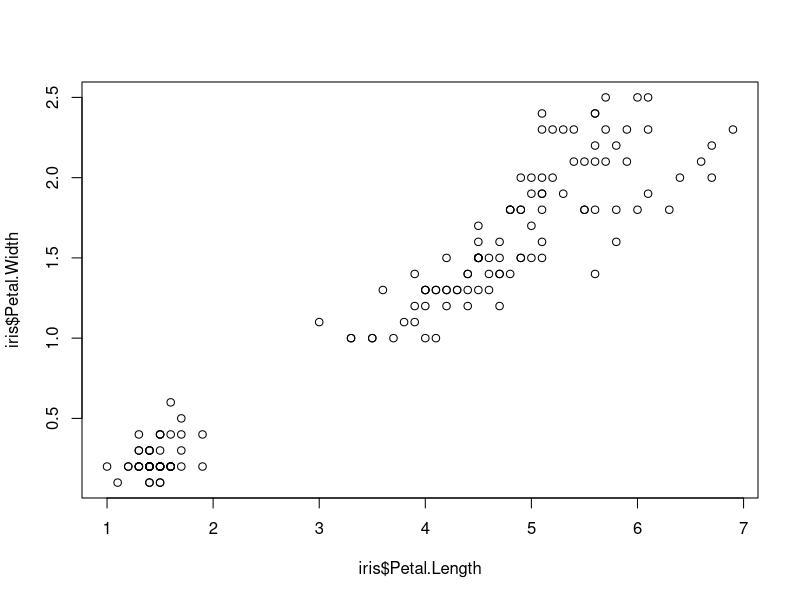
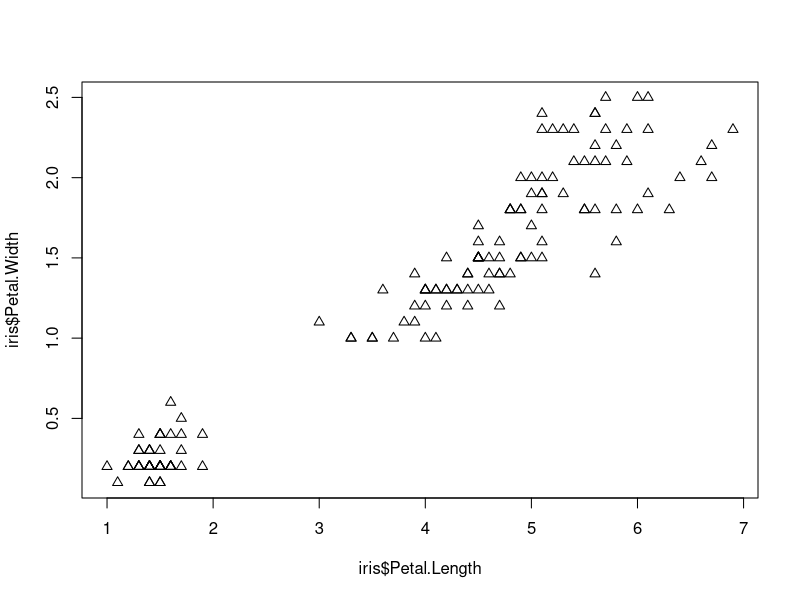
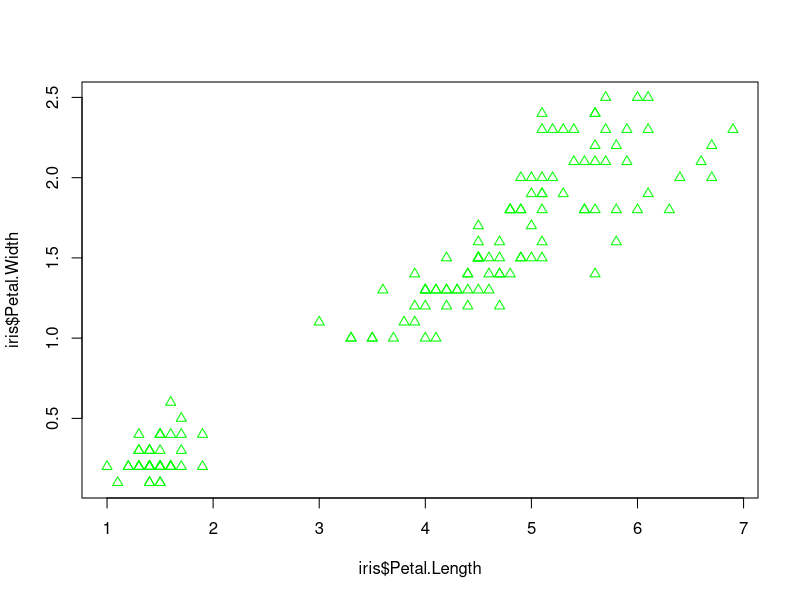
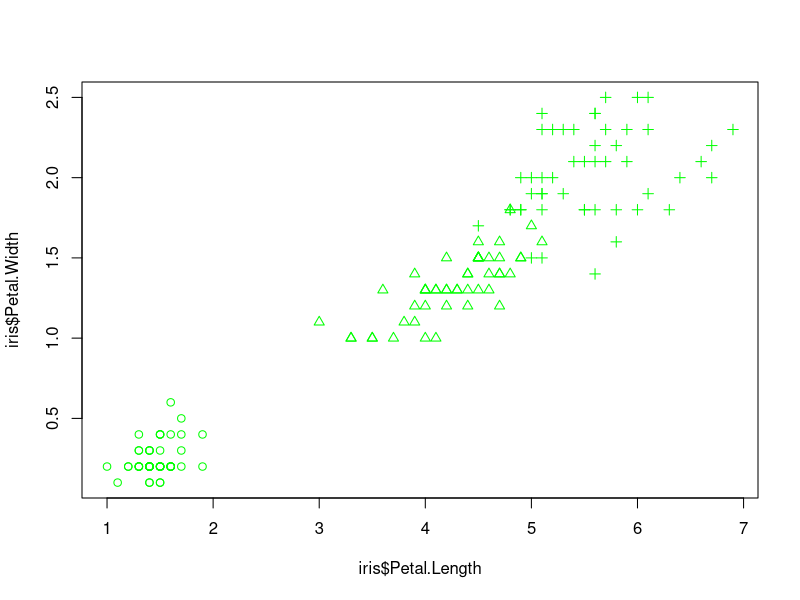
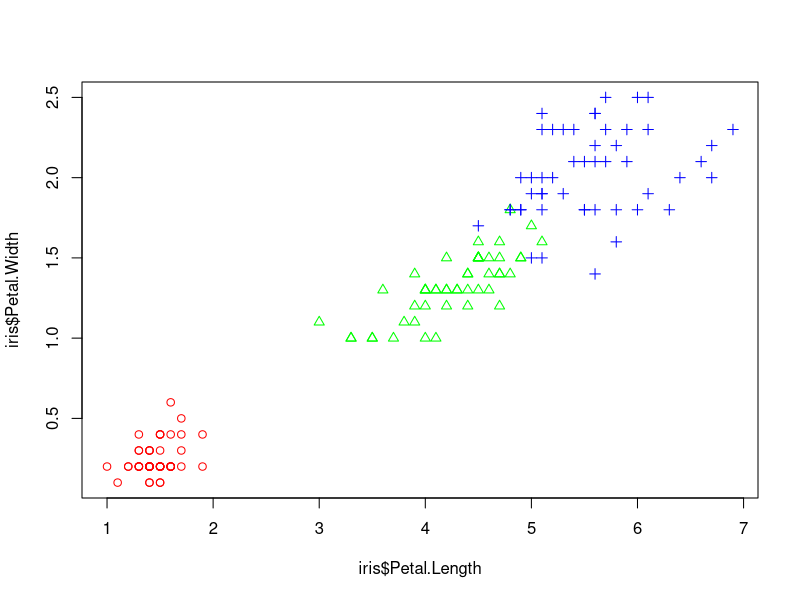
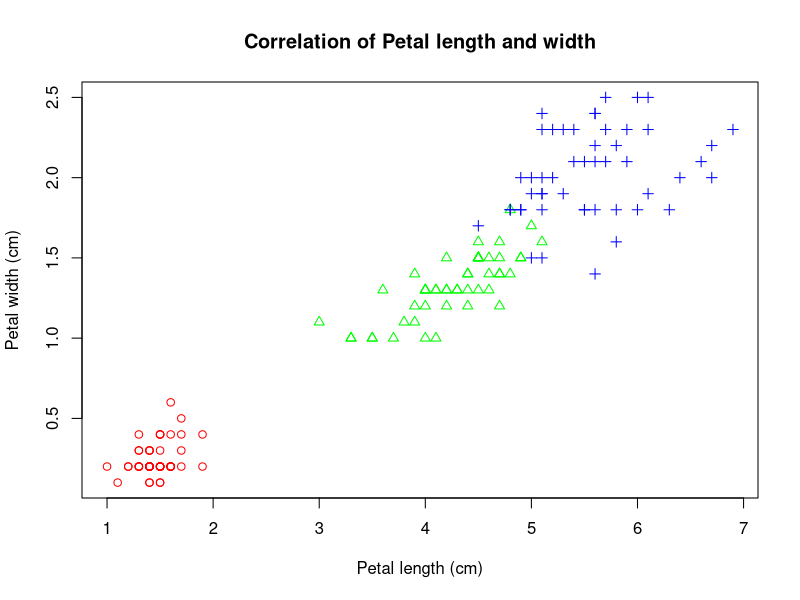
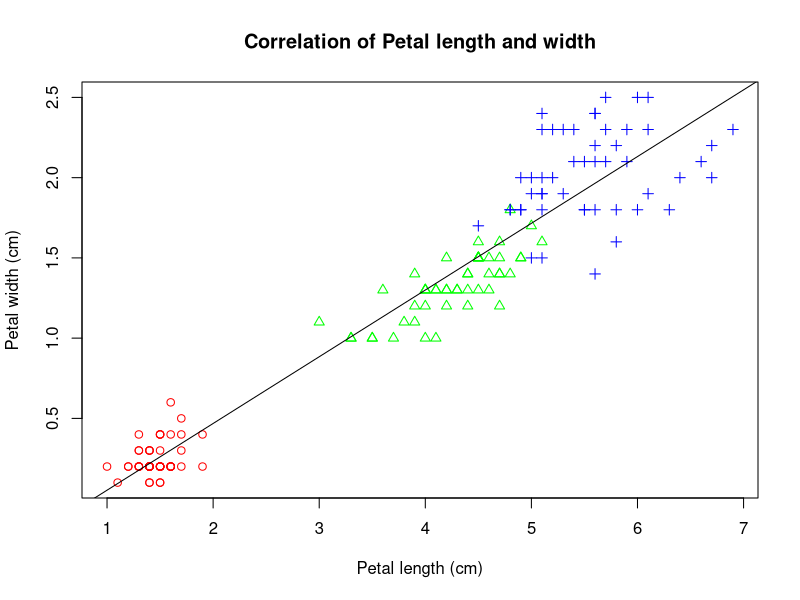
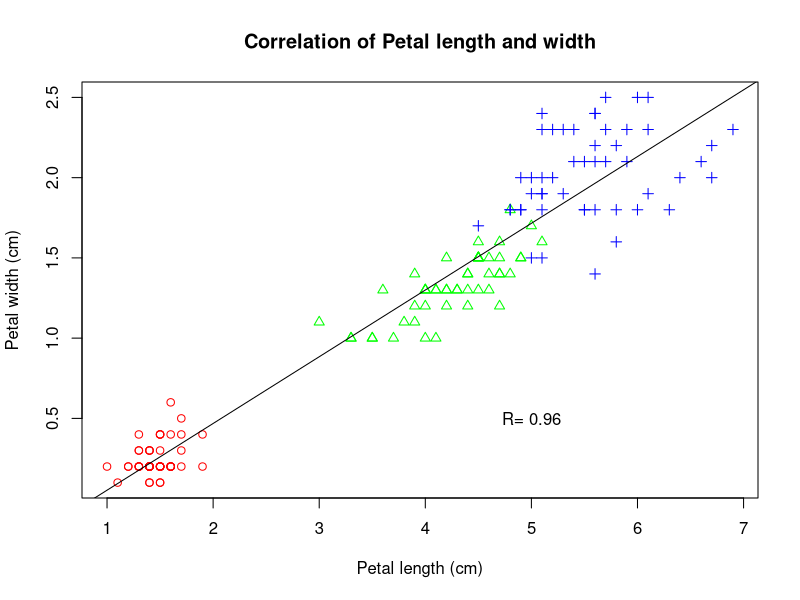

These figures' R source, in order: (Note: this script raises an error after producing the figures.)
## ---- chunk 1
plot(iris$Petal.Length, iris$Petal.Width)
## ---- chunk 2
plot(iris$Petal.Length, iris$Petal.Width, 
     pch = 2) # change to triangle
## ---- chunk 3
plot(iris$Petal.Length, iris$Petal.Width, 
     pch = 2,
     col = "green") # change to green
## ---- chunk 4
types <- as.numeric(iris$Species)
types
## ---- chunk 5
plot(iris$Petal.Length, iris$Petal.Width, 
     pch = types,
     col = "green") 
## ---- chunk 6
plot(iris$Petal.Length, iris$Petal.Width, 
     pch = types,
     col = rainbow(3)[types])
## ---- chunk 7
plot(iris$Petal.Length, iris$Petal.Width, 
     pch = types,
     col = rainbow(3)[types],
     xlab = "Petal length (cm)",
     ylab = "Petal width (cm)",
     main = "Correlation of Petal length and width")
## ---- chunk 8
plot(iris$Petal.Length, iris$Petal.Width, 
     pch = types,
     col = rainbow(3)[types],
     xlab = "Petal length (cm)",
     ylab = "Petal width (cm)",
     main = "Correlation of Petal length and width")
abline( lm(iris$Petal.Width ~ iris$Petal.Length) ) # the order is reversed as we need y ~ x.
## ---- chunk 9
plot(iris$Petal.Length, iris$Petal.Width, 
     pch = types,
     col = rainbow(3)[types],
     xlab = "Petal length (cm)",
     ylab = "Petal width (cm)",
     main = "Correlation of Petal length and width")
abline( lm(iris$Petal.Width ~ iris$Petal.Length) )
PCC = cor(iris$Petal.Length, iris$Petal.Width)  # Pearson's correlation coefficient
PCC
roundedPCC = round(PCC, 2) # round to the 2nd place after decimal point.
text(5, 0.5, paste("R=", roundedPCC) ) # add text to plot
## ---- chunk 10
plot(iris$Petal.Length, iris$Petal.Width, 
     pch = types,  # marker type
     col = rainbow(3)[types],  # color
     xlab = "Petal length (cm)",
     ylab = "Petal width (cm)",
     main = "Correlation of Petal length and width")
abline( lm(iris$Petal.Width ~ iris$Petal.Length) ) # regression line
text(5, 0.5, paste("R=", roundedPCC ))  # add text annotation
legend("topleft", 
       levels(iris$Species), 
       pch = 1:3, col = rainbow(3))
## ---- chunk 11
x <- as.matrix(iris[, 1:4])  # convert to matrix
colMeans(x)  # column means for matrix
colSums(x)
## ---- chunk 12
pairs(x) 
## ---- chunk 13
pairs(x, col = rainbow(3)[iris$Species])  # Figure 2.4
## ---- chunk 14
x <- iris[, 1:4]
stars(x)         # do I see any diamonds?
stars(x, key.loc = c(17,0))    # What does this tell you?
## ---- chunk 15
stars(x, key.loc = c(20,0.5), draw.segments = TRUE )    
## ---- chunk 16
knitr::include_graphics("images/img1204n_starsegment.png")
## ---- chunk 17
library(ggplot2)  # load the ggplot2 package
## ---- chunk 18
# define a canvas
ggplot(data = iris)

# map data to x and y coordinates 
ggplot(data = iris ) + 
  aes(x = Petal.Length, y = Petal.Width)  

# add data points
ggplot(data = iris) +
  aes(x = Petal.Length, y = Petal.Width) + 
  geom_point()

# change color & marker type
ggplot(data = iris) +
  aes(x = Petal.Length, y = Petal.Width) + 
  geom_point( aes(color = Species, shape = Species) ) 

# adds trend line
ggplot(data = iris) +
  aes(x = Petal.Length, y = Petal.Width) + 
  geom_point( aes(color = Species, shape = Species) ) +
  geom_smooth(method =lm)

# adds annotation text
ggplot(data = iris) +
  aes(x = Petal.Length, y = Petal.Width) + 
  geom_point( aes(color = Species, shape = Species) ) +
  geom_smooth(method =lm) +
  annotate("text", x = 5, y = 0.5, label = "R=0.96") 
## ---- chunk 19
ggplot(iris, aes(x = Petal.Length, y = Petal.Width) ) +    # define space
  geom_point( aes(color = Species, shape = Species) ) +    # add points
  geom_smooth(method =lm) +                                # add trend line  
  annotate("text", x = 5, y = 0.5, label = "R=0.96") +     # annotate with text
  xlab("Petal length (cm)") +                              # x-axis labels
  ylab("Petal width (cm)") +                               # y-axis labels
  ggtitle( "Correlation between petal length and width")   # title
## ---- chunk 20
library(ggplot2)
ggplot(data = iris) +
  aes(x = Species, y = Sepal.Length, color = Species) +
  geom_boxplot()
## ---- chunk 21
ggplot(data = iris) +
  aes(x = Species, y = Sepal.Length, color = Species) +
  geom_boxplot() +
  geom_jitter(position = position_jitter(0.2))
## ---- chunk 22
ggplot(data = iris) +
  aes(x = Petal.Length, fill = Species) + 
  geom_density( alpha = 0.3)
## ---- chunk 23
ggplot(data = iris) +
  aes(x = Petal.Length, fill = Species) + 
  geom_density( alpha = 0.3) +
  facet_wrap(~ Species, nrow = 3)  
## ---- chunk 24
ma <- as.matrix(iris[, 1:4]) # convert to matrix
disMatarix <- dist(ma)
plot( hclust(disMatarix) )
## ---- chunk 25
heatmap(ma, 
        scale = "column", 
        RowSideColors = rainbow(3)[iris$Species]
        )
## ---- chunk 26
library(pheatmap)
ma <- as.matrix(iris[, 1:4]) # convert to matrix
row.names(ma) <- row.names(iris) # assign row names in the matrix
pheatmap(ma, 
         scale = "column",
         clustering_method = "average", # average linkage
         annotation_row = iris[, 5, drop=FALSE], # the 5th column as color bar
         show_rownames = FALSE
         )
## ---- chunk 27
knitr::include_graphics("images/img1304_PCA.png")
## ---- chunk 28
pca = prcomp(iris[, 1:4], scale = TRUE)   
pca  # Have a look at the results.
## ---- chunk 29
plot(pca)  # plot the amount of variance each principal components captures.
str(pca)   # this shows the structure of the object, listing all parts. 
## ---- chunk 30
head(pca$x)  # the new coordinate values for each of the 150 samples
## ---- chunk 31
pcaData <- as.data.frame(pca$x[, 1:2])  # extract first two columns and convert to data frame
pcaData <- cbind(pcaData, iris$Species)	# bind by columns
colnames(pcaData) <- c("PC1", "PC2", "Species") # change column names

library(ggplot2)
ggplot(pcaData) +
  aes(PC1, PC2, color = Species, shape = Species) +   # define plot area
	geom_point(size = 2)                                # adding data points
## ---- chunk 32
percentVar <- round(100 * summary(pca)$importance[2, 1:2], 0)	  # compute % variances
ggplot(pcaData, aes(PC1, PC2, color = Species, shape = Species)) +  # starting ggplot2
	     geom_point(size = 2) +                                       # add data points
	     xlab(paste0("PC1: ", percentVar[1], "% variance")) +         # x label
	     ylab(paste0("PC2: ", percentVar[2], "% variance")) +         # y label
	     ggtitle("Principal component analysis (PCA)") +              # title            
    	 theme(aspect.ratio = 1)                                      # width and height ratio        
## ---- chunk 33
df <- iris[51:150, ]  # removes the first 50 samples, which represent I. setosa
df <- droplevels(df)  # removes setosa, an empty levels of species.
model <- glm(Species ~ . ,  # Model: Species as a function of other variables
             family = binomial(link = 'logit'), 
             data = df)  
summary(model)
